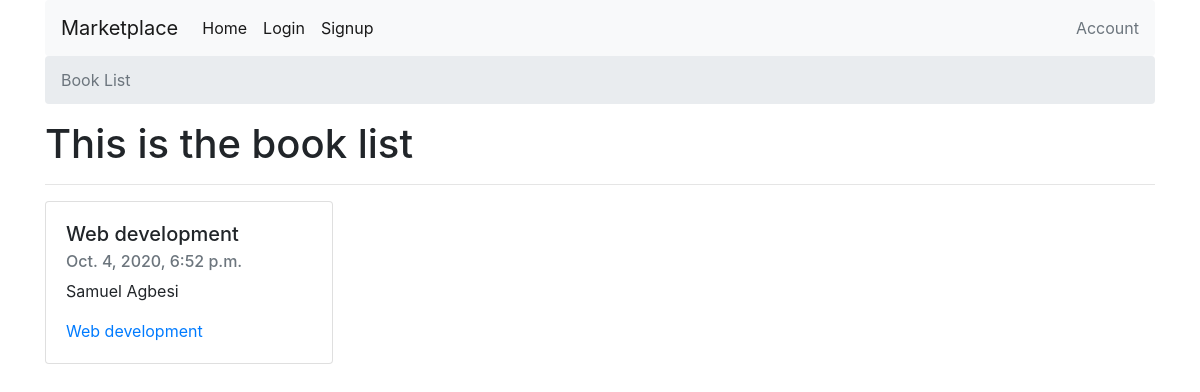
Before: / with the older database file.
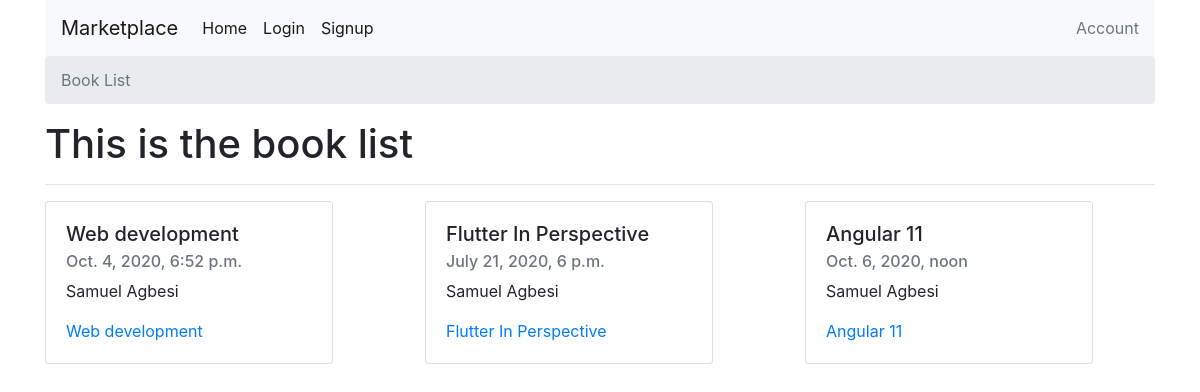
After: the same page with the newer database file.
### books/models.py (models this page shows)
class Book(models.Model):
    authors = models.ManyToManyField(Author) # A book can have multiple authors
    title = models.CharField(max_length=100)
    publication_date = models.DateTimeField()
    isbn = models.CharField(max_length=16)
    slug = models.SlugField()
    cover = models.ImageField()
    price = models.FloatField()
    def __str__(self):
        return self.title
    def get_absolute_url(self):
        return reverse("books:book-detail", kwargs={
            'slug':self.slug
        })

class Author(models.Model):
    first_name = models.CharField(max_length=30)
    last_name = models.CharField(max_length=30)
    slug = models.SlugField()
    def __str__(self):
        return f"{self.first_name} {self.last_name}"

### books/views.py (the view)
# urls.py: path('', book_list, name='book-list'),
def book_list(request):
    queryset = Book.objects.all()
    context = {
    'queryset':queryset
    }
    return render(request, "book_list.html", context)

### templates/book_list.html (shortened to what this page needs)
{% extends "base.html" %}
{% block breadcrumb %}
<nav aria-label="breadcrumb">
<ol class="breadcrumb">
    <li class="breadcrumb-item active" aria-current="page">Book List</li>
</ol>
</nav>
{% endblock breadcrumb %}
{% block content %}
<h1>This is the book list</h1>
<hr>
<div class="row">
    {% for book in queryset %}
        <div class="col-4">
            <div class="card" style="width: 18rem;">
                <div class="card-body">
                    <h5 class="card-title">{{ book.title }}</h5>
                    <h6 class="card-subtitle mb-2 text-muted">{{ book.publication_date }}</h6>
                    <p class="card-text">
                        {% for author in book.authors.all %}
                            <span>{{ author  }}</span>
                        {% endfor %}
                    </p>
                    <a href="{{ book.get_absolute_url }}" class="card-link">{{ book }}</a>
                </div>
            </div>
        </div>
    {% endfor %}
</div>
{% endblock content %}

### templates/base.html (shortened to what this page needs)
<!DOCTYPE html>
<html lang="en">
<head>
    <link rel="stylesheet" href="https://stackpath.bootstrapcdn.com/bootstrap/4.5.2/css/bootstrap.min.css">
    <link rel="stylesheet" href="https://use.fontawesome.com/releases/v5.15.1/css/all.css">
</head>
<body>
    <div class="container">
        {% include "navbar.html" %}
        {% block breadcrumb %}
        {% endblock breadcrumb %}
        {% block content %}
        {% endblock content %}
    </div>
</body>
</html>

### templates/navbar.html (shortened to what this page needs)
{% load card_template_tags %}
<nav class="navbar navbar-expand-lg navbar-light bg-light rounded">
<a class="navbar-brand" href="{% url 'books:book-list' %}">Marketplace</a>
<div class="collapse navbar-collapse" id="navbarsExample09">
    <ul class="navbar-nav mr-auto">
        <li class="nav-item active">
            <a class="nav-link" href="{% url 'books:book-list' %}">Home</span></a>
        </li>
        {% if request.user.is_authenticated %}
            <li class="nav-item active">
            <a class="nav-link" href="{% url 'account_logout' %}">Logout</a>
            </li>
            {% comment %} display total count of orders in cart {% endcomment %}
            <li class="nav-item active">
                <a class="nav-link" href="{% url 'cart:order-summary' %}">
                    {{request.user | cart_item_count }}
                    <i class="fas fa-shopping-cart"></i>
                </a>
            </li>
         {% else %}
            <li class="nav-item active">
                <a class="nav-link" href="{% url 'account_login' %}">Login</a>
            </li>
            <li class="nav-item active">
                <a class="nav-link" href="{% url 'account_signup' %}">Signup</a>
            </li>
         {% endif %}
    </ul>
    <a class="text-muted" href="{% url 'profile' %}">Account</a>
</div>
</nav>

Changed rows visible on the page:
added Book: title "Flutter In Perspective", publication_date "July 21, 2020, 6 p.m.", Author (first_name+last_name "Samuel Agbesi")
added Book: title "Angular 11", publication_date "Oct. 6, 2020, noon", Author (first_name+last_name "Samuel Agbesi")
